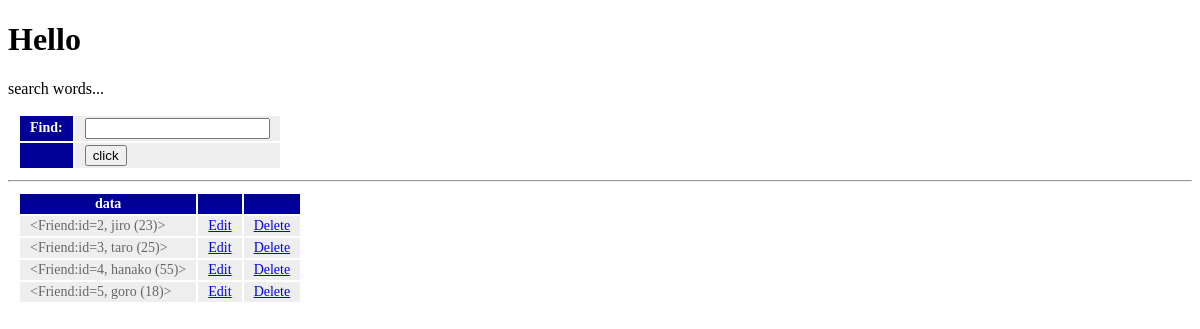
/hello/find, run on the app's committed database.
### hello/models.py (models this page shows)
class Friend(models.Model):
    name = models.CharField(max_length=100,validators=[number_only])
    mail = models.EmailField(max_length=200)
    gender = models.BooleanField()
    age = models.IntegerField()
    birthday = models.DateField()
    def __str__(self):
        return '<Friend:id=' + str(self.id) + ', ' + self.name + ' (' + str(self.age) + ')>'

### hello/views.py (the view)
# urls.py: path('find', views.find, name='find'),
def find(request):
    if(request.method == 'POST'):
        msg = request.POST['find']
        form = FindForm(request.POST)
        sql = 'select * from hello_friend'
        if(msg != ''):
            sql += ' where ' + msg
        data = Friend.objects.raw(sql)
    else:
        msg = 'search words...'
        form = FindForm()
        data = Friend.objects.all()
    params = {
        'title': 'Hello',
        'message': msg,
        'form': form,
        'data': data,
    }
    return render(request, 'hello/find.html', params)

### hello/forms.py
class FindForm(forms.Form):
    find = forms.CharField(label='Find', required=False)

### hello/templates/hello/find.html (shortened to what this page needs)
{% load static %}
<!DOCTYPE html>
<html lang="ja">
<head>
    <link rel="stylesheet" type="text/css" href="{% static 'hello/css/style.css' %}" />
</head>
<body>
    <h1>{{title}}</h1>
    <p>{{message|safe}}</p>
    <table>
        <form action="{% url 'find'  %}" method="post">
        {{form}}
        <tr><th></th><td><input type="submit" value="click"></td></tr>
    </form>
    </table>
    <hr>
    <table>
        <tr>
            <th>data</th>
            <th></th>
            <th></th>
        </tr>
        {% for item in data %}
        <tr>
            <td>{{item}}</td>
            <td><a href="{% url 'edit' item.id %}">Edit</a></td>
            <td><a href="{% url 'delete' item.id %}">Delete</a></td>
        </tr>
        {% endfor %}
    </table>
</body>
</html>

### hello/static/hello/css/style.css (style rules this page uses)
table { margin: 10px; font-size: 14px; }
table tr th { background-color: #009; color: white; padding:2px 10px; border-width: 2px; }
table tr td { background-color: #eee; color: #666; padding: 2px 10px; border-width: 2px; }

### data on the page
Friend: id+name+age "<Friend:id=2, jiro (23)>"
Friend: id+name+age "<Friend:id=3, taro (25)>"
Friend: id+name+age "<Friend:id=4, hanako (55)>"
Friend: id+name+age "<Friend:id=5, goro (18)>"

### other printed values
{{ title }} "Hello"
{{ message|safe }} "search words..."
